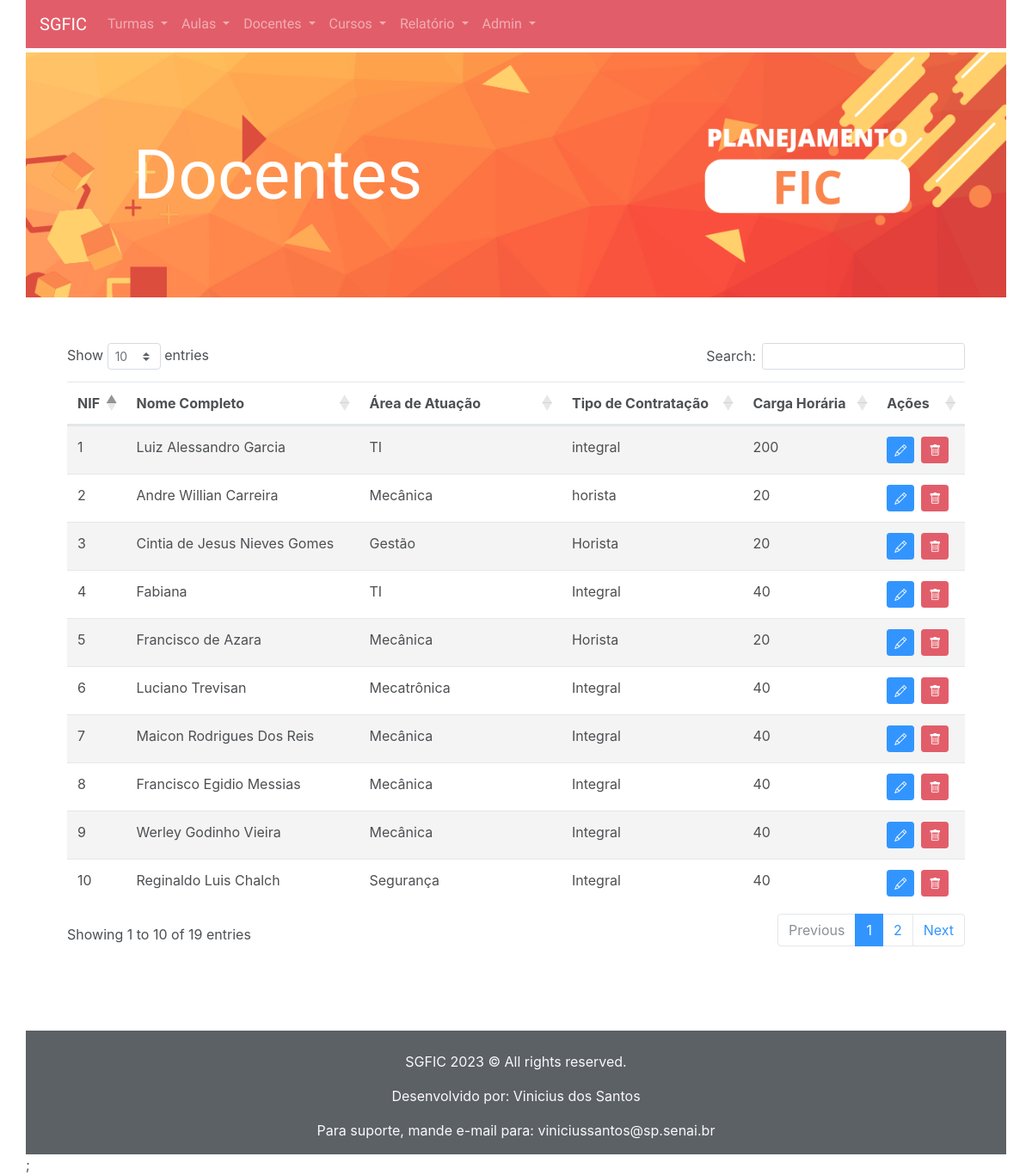
Screenshot of /View/docentes.php with the database file from the repository.
### tables this page shows
CREATE TABLE Docente (
    nif INT PRIMARY KEY,
    NomeCompleto VARCHAR(100),
    areaDeAtuacao VARCHAR(50),
    tipoDeContratacao VARCHAR(20),
    cargaHoraria INT,
    inicioDaJornada TIME,
    fimDaJornada TIME
);

### Model/docente.php (called while the page is built, shortened)
<?php include_once '../Database/dbConnect.php';
class Docente {
    private $nif;
    private $NomeCompleto;
    private $areaDeAtuacao;
    private $tipoDeContratacao;
    private $cargaHoraria;
    public static function buscarTodos() {
        $conn = Connect::getConnection();
        $sqlBuscar = "SELECT * FROM Docente ORDER BY nomecompleto ASC";
        $rs = $conn->query($sqlBuscar);
        $docentes = array();
        while ($row = mysqli_fetch_assoc($rs)) {
            $docente = new Docente();
            $docente->setNif($row['nif']);
            $docente->setNomeCompleto($row['NomeCompleto']);
            $docente->setAreaDeAtuacao($row['areaDeAtuacao']);
            $docente->setTipoDeContratacao($row['tipoDeContratacao']);
            $docente->setCargaHoraria($row['cargaHoraria']);
            $docente->setInicioDaJornada($row['inicioDaJornada']);
            $docente->setFimDaJornada($row['fimDaJornada']);
            array_push($docentes, $docente);
        }
        return $docentes;
    }
    public function setNif($nif) {
        $this->nif = $nif;
    }
    public function getNif() {
        return $this->nif;
    }
    public function setNomeCompleto($NomeCompleto) {
        $this->NomeCompleto = $NomeCompleto;
    }
    public function getNomeCompleto() {
        return $this->NomeCompleto;
    }
    public function setAreaDeAtuacao($areaDeAtuacao) {
        $this->areaDeAtuacao = $areaDeAtuacao;
    }
    public function getAreaDeAtuacao() {
        return $this->areaDeAtuacao;
    }
    public function setTipoDeContratacao($tipoDeContratacao) {
        $this->tipoDeContratacao = $tipoDeContratacao;
    }
    public function getTipoDeContratacao() {
        return $this->tipoDeContratacao;
    }
    public function setCargaHoraria($cargaHoraria) {
        $this->cargaHoraria = $cargaHoraria;
    }
    public function getCargaHoraria() {
        return $this->cargaHoraria;
    }
}

### View/docentes.php (the view, shortened to what this page needs)
<!DOCTYPE html>
<html lang="en">
<head>
    <?php include_once '../sharedComponents/head.php'; ?>
    <link rel="stylesheet" href="https://cdn.datatables.net/1.11.5/css/dataTables.bootstrap4.min.css">
    <?php
    include_once '../Model/docente.php';
    $docentes = Docente::buscarTodos();
    ?>
</head>
<?php include_once '../sharedComponents/navbar.php'; ?>
<?php include_once '../sharedComponents/header.php'; ?>
<body class="container pl-0 pr-0">
    <div class="container pl-5 pr-5 pb-5 mt-5">
        <table class="table table-striped" id="docentesTable">
            <thead>
                <tr>
                    <th>NIF</th>
                    <th>Nome Completo</th>
                    <th>Área de Atuação</th>
                    <th>Tipo de Contratação</th>
                    <th>Carga Horária</th>
                    <th>Ações</th>
                </tr>
            </thead>
            <tbody>
                <?php foreach ($docentes as $docente) { ?>
                    <tr>
                        <td><?php echo $docente->getNif(); ?></td>
                        <td><?php echo $docente->getNomeCompleto(); ?></td>
                        <td><?php echo $docente->getAreaDeAtuacao(); ?></td>
                        <td><?php echo $docente->getTipoDeContratacao(); ?></td>
                        <td><?php echo $docente->getCargaHoraria(); ?></td>
                        <td style="display:flex; ">
                            <a href='editarDocente.php?nif=<?php echo $docente->getNif(); ?>' class='btn btn-sm btn-primary'>
                                <i class="bi bi-pencil"></i>
                            </a>
                            <button type="button" class="btn btn-sm btn-danger ml-2" data-toggle="modal" data-target="#confirmModal-<?php echo $docente->getNif(); ?>">
                                <i class="bi bi-trash"></i>
                            </button>
                        </td>
                    </tr>
                <?php } ?>
            </tbody>
        </table>
    </div>
</body>
<?php require_once '../sharedComponents/footer.php' ?>;
</html>

### View/CSS/style.css (style rules this page uses)
html { background-color: #ffffff; opacity: 0.8; background-size: 10px 10px; }
body { background-color: white; }

### rows the page displays
docente: nif "2", NomeCompleto "Andre Willian Carreira", areaDeAtuacao "Mecânica", tipoDeContratacao "horista", cargaHoraria "20"
docente: nif "3", NomeCompleto "Cintia de Jesus Nieves Gomes", areaDeAtuacao "Gestão", tipoDeContratacao "Horista", cargaHoraria "20"
docente: nif "4", NomeCompleto "Fabiana", areaDeAtuacao "TI", tipoDeContratacao "Integral", cargaHoraria "40"
docente: nif "5", NomeCompleto "Francisco de Azara", areaDeAtuacao "Mecânica", tipoDeContratacao "Horista", cargaHoraria "20"
docente: nif "8", NomeCompleto "Francisco Egidio Messias", areaDeAtuacao "Mecânica", tipoDeContratacao "Integral", cargaHoraria "40"
docente: nif "6", NomeCompleto "Luciano Trevisan", areaDeAtuacao "Mecatrônica", tipoDeContratacao "Integral", cargaHoraria "40"
docente: nif "1", NomeCompleto "Luiz Alessandro Garcia", areaDeAtuacao "TI", tipoDeContratacao "integral", cargaHoraria "200"
docente: nif "7", NomeCompleto "Maicon Rodrigues Dos Reis", areaDeAtuacao "Mecânica", tipoDeContratacao "Integral", cargaHoraria "40"
docente: nif "10", NomeCompleto "Reginaldo Luis Chalch", areaDeAtuacao "Segurança", tipoDeContratacao "Integral", cargaHoraria "40"
docente: nif "9", NomeCompleto "Werley Godinho Vieira", areaDeAtuacao "Mecânica", tipoDeContratacao "Integral", cargaHoraria "40"

### other values shown
$nome_pagina "Docentes"
